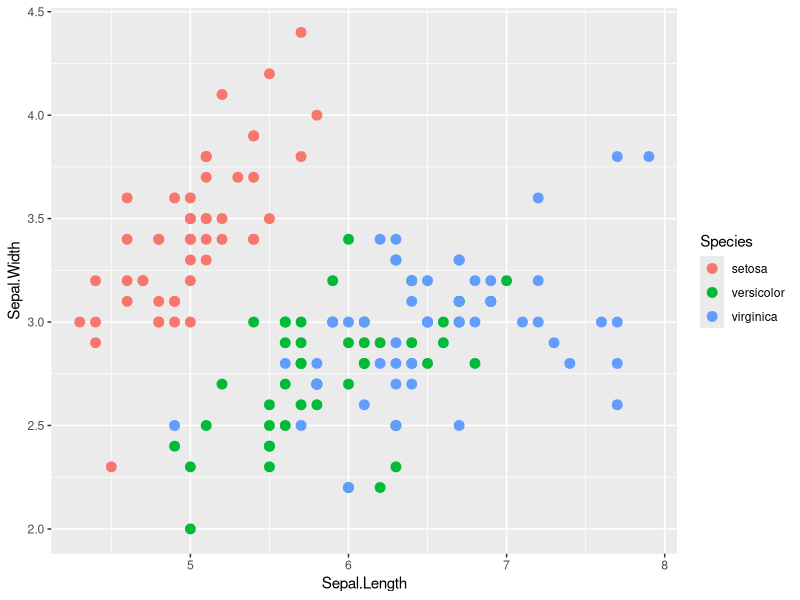
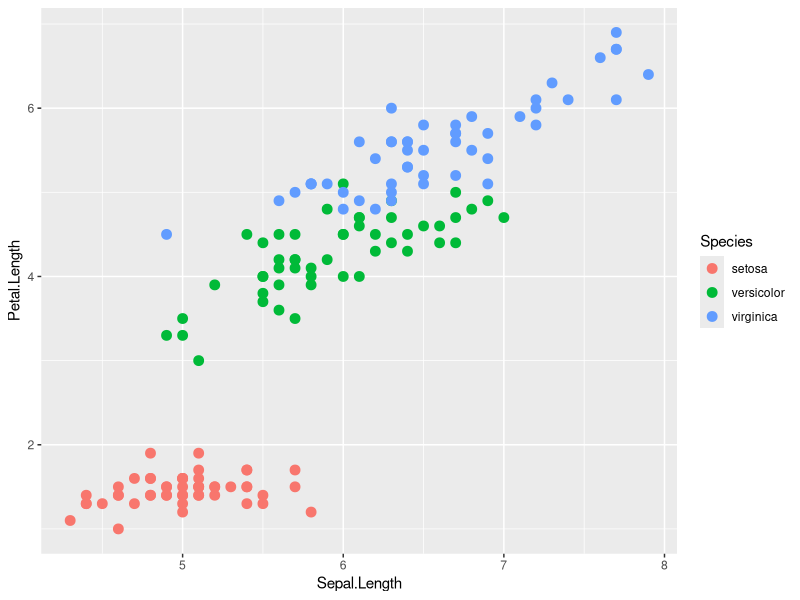
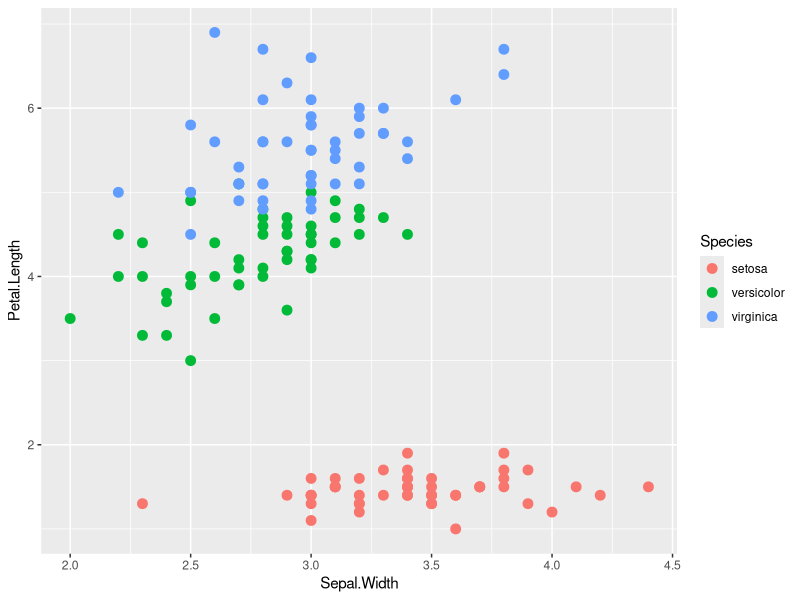
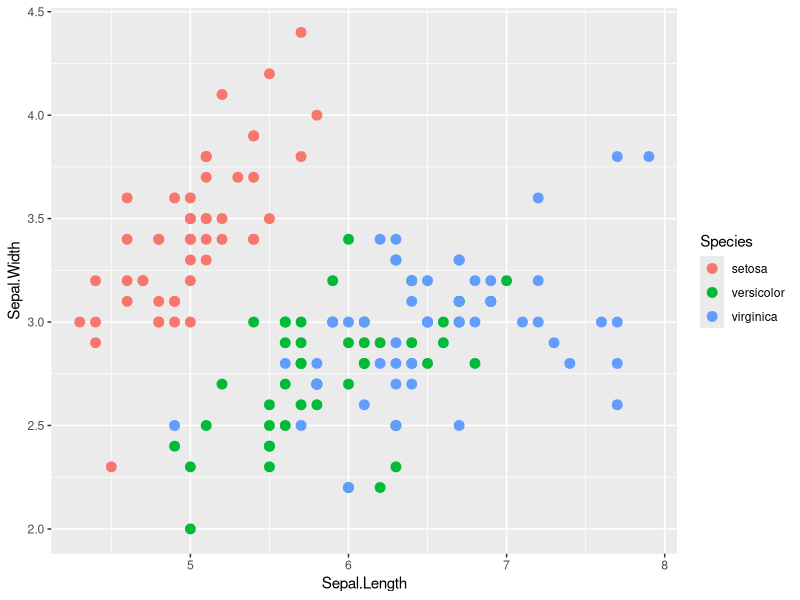
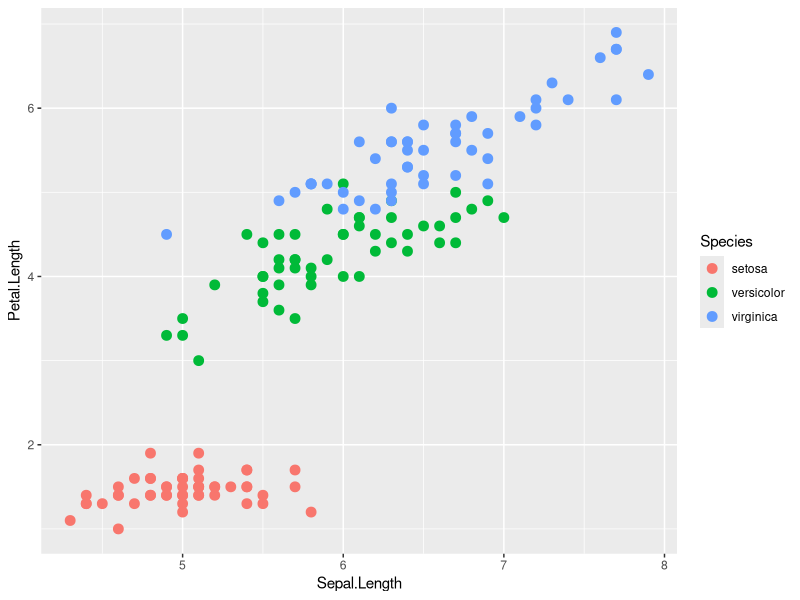
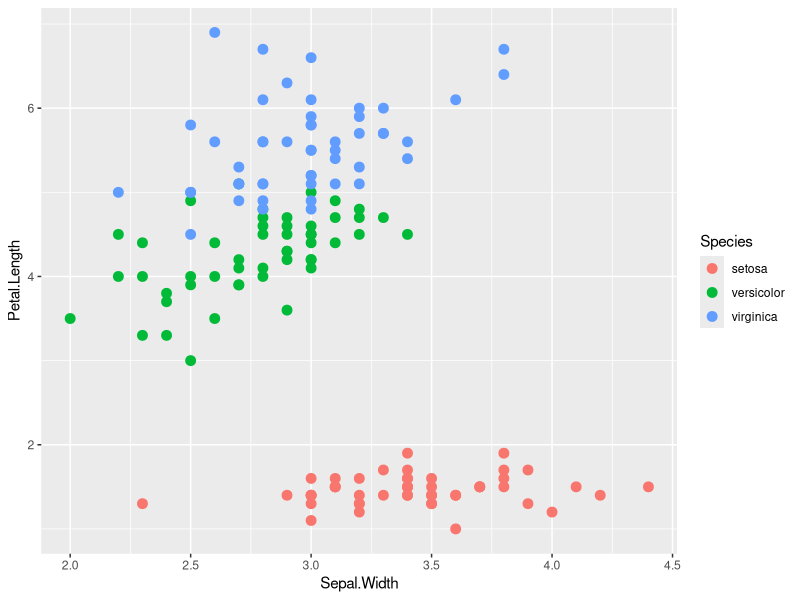

Reproduce these figures in R, in order.
# Plot separate ggplot figures in a loop.
library(ggplot2)

# Make list of variable names to loop over.
var_list = combn(names(iris)[1:3], 2, simplify=FALSE)

# Make plots.
plot_list = list()
for (i in 1:3) {
  p = ggplot(iris, aes_string(x=var_list[[i]][1], y=var_list[[i]][2])) +
    geom_point(size=3, aes(colour=Species))
  plot_list[[i]] = p
}

# Save plots to tiff. Makes a separate file for each plot.
for (i in 1:3) {
  file_name = paste("iris_plot_", i, ".tiff", sep="")
  tiff(file_name)
  print(plot_list[[i]])
  dev.off()
}

# Another option: create pdf where each page is a separate plot.
pdf("plots.pdf")
for (i in 1:3) {
  print(plot_list[[i]])
}
dev.off()
